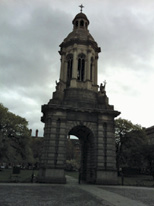
#> input picture 02_hist_and_kmeans/assets/3_6.jpg, 154 x 206 px, found by its file name
$ jupyter execute withoutCv.ipynb
#> lines starting #> are read from the running program, lines starting #| are printed output that depends on the picture
# Histogram Equalization without OpenCV

## 사용한 라이브러리

* 이미지 읽기, `matplotlib.image`
* 이미지 출력/그래프 출력, `matplotlib.pyplot`
* 행렬 계산, `numpy`

[cell 1]
import matplotlib.image as pim
import matplotlib.pyplot as plt
import numpy as np

## 파일 경로 설정 및 이미지 리드

[cell 2]
imgPath = './assets/3_6.jpg'
imgOrigin = pim.imread(imgPath)
#> imgOrigin is the input picture: shape (206, 154, 3); mean R, G, B 115.3, 118.9, 117.7

## 히스토 그램 계산

[cell 3]
hist, bins = np.histogram(imgOrigin.flatten(), 256, [0, 256])
#> hist = 256 values, max 2286 at index 251, min 6 at index 139, mean 371.8; bins = 257 values from 0 to 256

## 누적 히스토 그램 계산

numpy의 cumsum 함수를 사용하여, 누적 함수 계산

[cell 4]
cdf = hist.cumsum()
#> cdf = 256 values from 60 to 95172

## 마스크 할당

`cdf`의 값이 0인 픽셀은 0을 유지하기 위해, 마스크를 만듦

[cell 5]
cdf_m = np.ma.masked_equal(cdf, 0)

## Equalization

[cell 6]
cdf_m = (cdf_m - cdf_m.min()) * 255 / (cdf_m.max()-cdf_m.min())

## 마스크 처리

`cdf_m`을 이용해 마스크를 적용해, 다시 0으로 변환함

[cell 7]
cdf = np.ma.filled(cdf_m, 0).astype('uint8')
#> cdf = 256 values from 0 to 255

## 출력

[cell 8]
imgEq = cdf[imgOrigin]
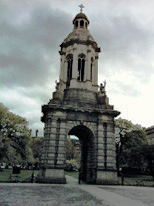
#> imgEq: shape (206, 154, 3); mean R, G, B 125.3, 130.4, 128
plt.imshow(imgOrigin, 'gray'), plt.title('Origin Image')
plt.show()
plt.imshow(imgEq, 'gray'), plt.title('Equalised Image')
plt.show()

[cell 9]
hist, bin = np.histogram(imgOrigin[3].flatten(), 256, [0, 256])
#> hist = 256 values, max 28 at index 215, min 0 at index 0, mean 1.8; bin = 257 values from 0 to 256
plt.plot(hist, color='slategrey'), plt.title('Original Image Histogram')
plt.show()
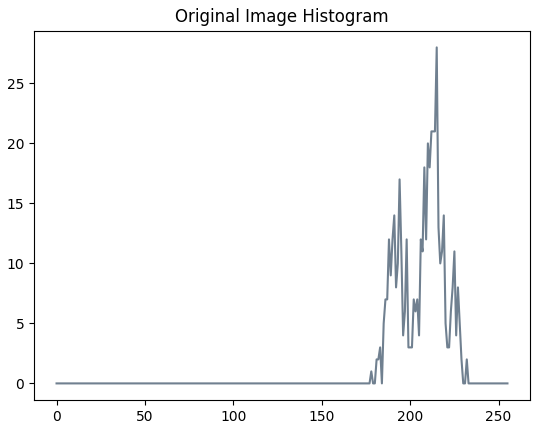
#> figure drawn by matplotlib, 1 panel; curve peaks at x = 215, y = 28
hist, bin = np.histogram(imgEq[3].flatten(), 256, [0, 256])
#> hist = 256 values, max 28 at index 217, min 0 at index 0, mean 1.8
plt.plot(hist, color='slategrey'), plt.title('Equalised Image Histogram')
plt.show()
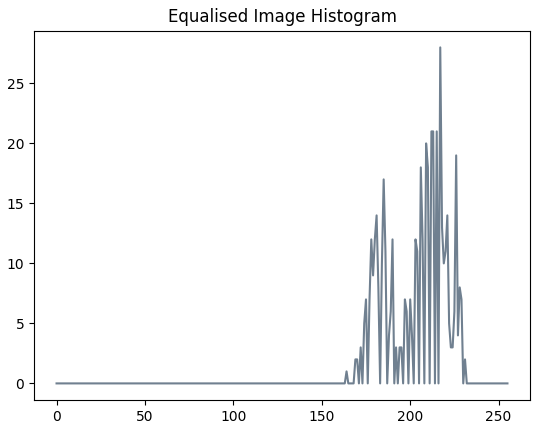
#> figure drawn by matplotlib, 1 panel; curve peaks at x = 217, y = 28

$ run again, with 02_hist_and_kmeans/assets/3_9.jpg copied over 02_hist_and_kmeans/assets/3_6.jpg
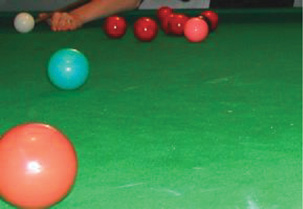
#> input picture 02_hist_and_kmeans/assets/3_9.jpg, 303 x 209 px, found by its file name
#> imgOrigin is the input picture: shape (209, 303, 3); mean R, G, B 66.5, 126.3, 74.6
#> `hist, bins = np.histogram(imgOrigin.flatten(), 256, [0, 256])`: hist = 256 values, max 3252 at index 33, min 14 at index 221, mean 742.1; bins = 257 values from 0 to 256
#> `cdf = hist.cumsum()`: cdf = 256 values from 363 to 189981
#> `cdf = np.ma.filled(cdf_m, 0).astype('uint8')`: cdf = 256 values from 0 to 255
#> `imgEq = cdf[imgOrigin]`:
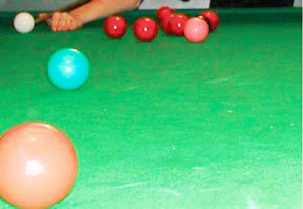
#> imgEq: shape (209, 303, 3); mean R, G, B 83.8, 181.9, 117.2
#> `hist, bin = np.histogram(imgOrigin[3].flatten(), 256, [0, 256])`: hist = 256 values, max 55 at index 24, min 0 at index 0, mean 3.55; bin = 257 values from 0 to 256
#> `hist, bin = np.histogram(imgEq[3].flatten(), 256, [0, 256])`: hist = 256 values, max 55 at index 10, min 0 at index 0, mean 3.55
#> `plt.show()`:
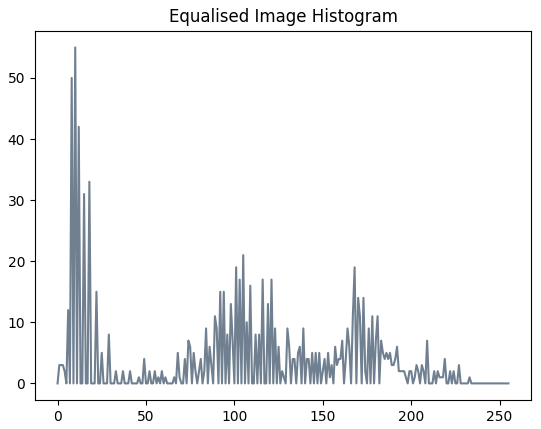
#> figure drawn by matplotlib, 1 panel; curve peaks at x = 10, y = 55
